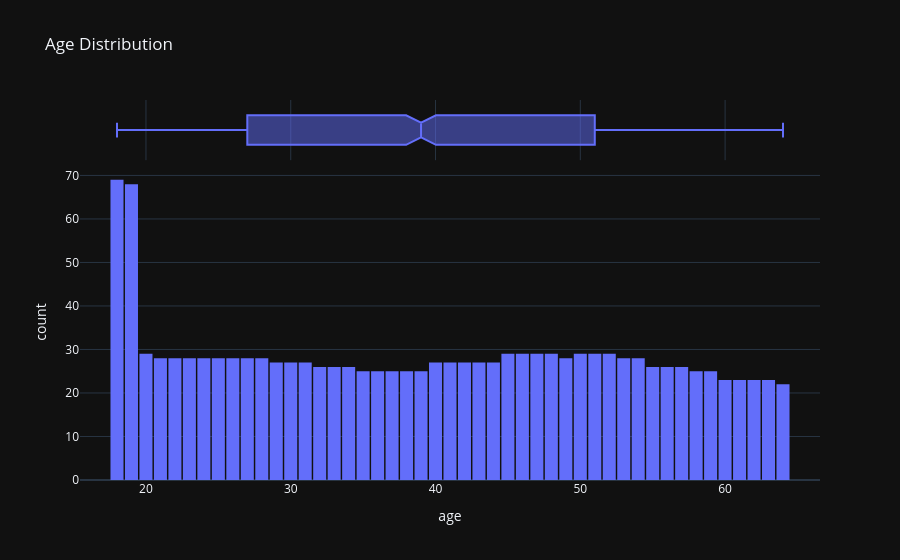

Notebook code for this chart:
### Code cell
fig = px.histogram(
    df,
    x='age',
    marginal='box',
    nbins=47,
    title='Age Distribution'
)
fig.update_layout(bargap=0.1)
fig.show()

### Figure 1 — Plotly figure (JSON) as saved in the notebook; plotly's stock layout.template omitted (floating-point values rounded to 4 significant figures; data arrays with more than 128 entries replaced by an {"elided": "..."} marker saying what was removed)
{"data": [{"bingroup": "x", "hovertemplate": "age=%{x}<br>count=%{y}<extra></extra>", "legendgroup": "", "marker": {"color": "#636efa", "pattern": {"shape": ""}}, "name": "", "nbinsx": 47, "orientation": "v", "showlegend": false, "x": {"elided": "1338 int values"}, "xaxis": "x", "yaxis": "y", "type": "histogram"}, {"hovertemplate": "age=%{x}<extra></extra>", "legendgroup": "", "marker": {"color": "#636efa"}, "name": "", "notched": true, "showlegend": false, "x": {"elided": "1338 int values"}, "xaxis": "x2", "yaxis": "y2", "type": "box"}], "layout": {"xaxis": {"anchor": "y", "domain": [0.0, 1.0], "title": {"text": "age"}}, "yaxis": {"anchor": "x", "domain": [0.0, 0.8316], "title": {"text": "count"}}, "xaxis2": {"anchor": "y2", "domain": [0.0, 1.0], "matches": "x", "showticklabels": false, "showgrid": true}, "yaxis2": {"anchor": "x2", "domain": [0.8416, 1.0], "matches": "y2", "showticklabels": false, "showline": false, "ticks": "", "showgrid": false}, "legend": {"tracegroupgap": 0}, "title": {"text": "Age Distribution"}, "barmode": "relative", "bargap": 0.1}}
